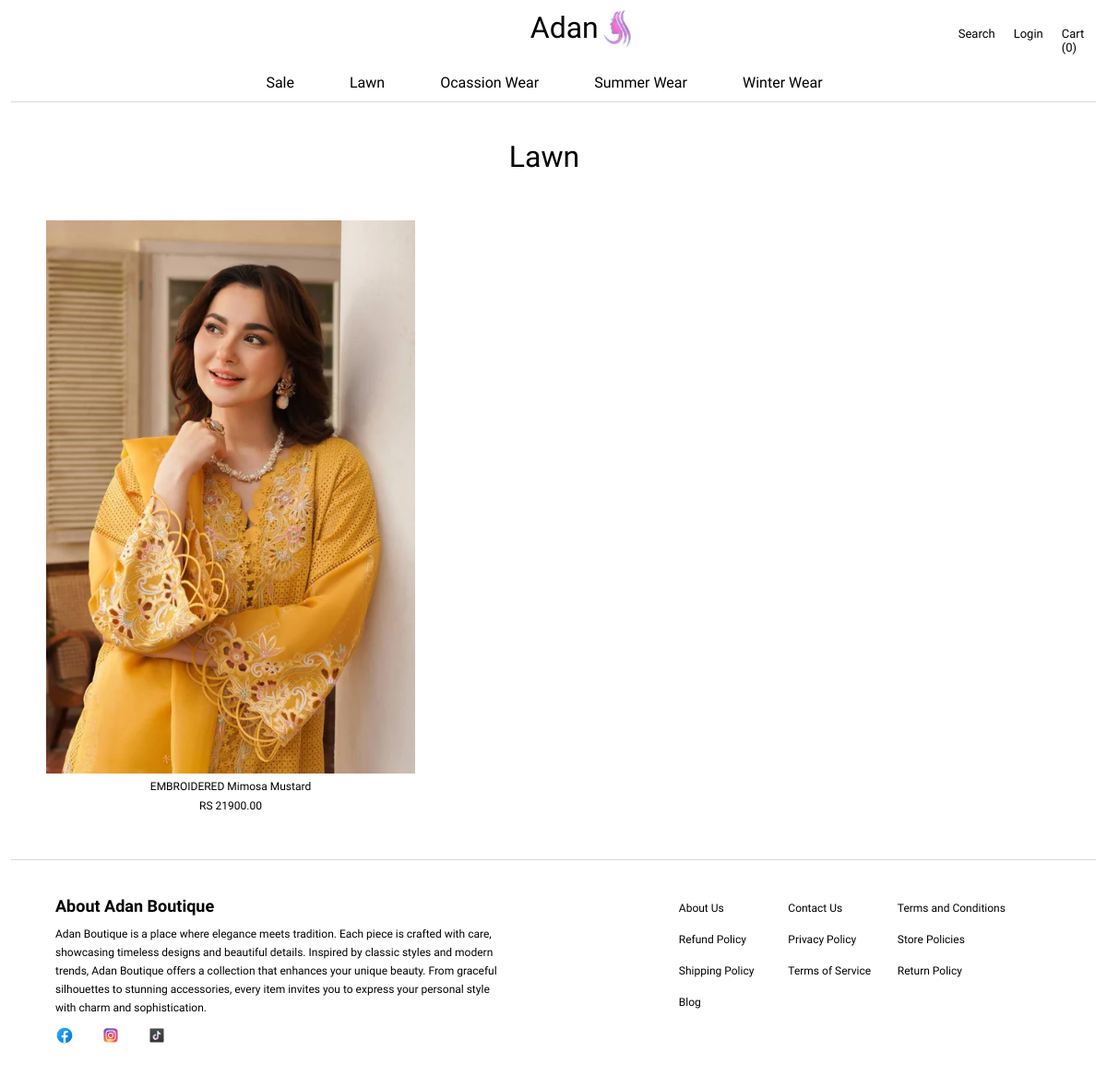
/adan/lawn, run on the app's committed database.
### products/models.py (models this page shows, shortened)
class Product(models.Model):
    name = models.CharField(max_length=255)
    description = models.TextField(blank=True)
    price = models.DecimalField(max_digits=10, decimal_places=2)
    discounted_price = models.DecimalField(max_digits=10, decimal_places=2, null=True, blank=True)
    stock = models.PositiveIntegerField()
    product_type = models.ForeignKey(ProductType, on_delete=models.CASCADE, related_name='products')
    is_on_sale = models.BooleanField(default=False)  # New field
    created_at = models.DateTimeField(auto_now_add=True)
    updated_at = models.DateTimeField(auto_now=True)

class ProductImage(models.Model):
    product = models.ForeignKey(Product, on_delete=models.CASCADE, related_name='images')
    image = models.ImageField(upload_to='products/')
    alt_text = models.CharField(max_length=255, blank=True)

### products/views.py (the view)
# urls.py: path('lawn', views.lawn, name = 'lawn'),
def lawn(request):
    lawn_products = Product.objects.filter(is_on_sale = False, product_type__name = 'Lawn')
    products_with_images = {
        product: product.images.all() for product in lawn_products
    }
    context = {
        'products_with_images': products_with_images,
    }
    return render(request, 'lawn.html', context)

### products/templates/lawn.html (shortened to what this page needs)
{% extends "layout.html" %}
{% block main %}
<div class="main">
    <div class="sectionHeading">
        <p>
            Lawn
        </p>
    </div>
    <div class="cardContainer">
        {% for product, images in products_with_images.items %}
        <div id='card-width' class="card">
            <div class="imgcontainer">
                {% if images %}
                    <img src="{{ images.1.image.url }}" alt="{{ images.1.alt_text }}">
                {% else %}
                    <img src="path/to/default/image.jpg" alt="No image available">
                {% endif %}
            </div>
            <div class="card-content">
                <p style = 'display: block'>{{ product.name }}</p>
                <p>RS {{ product.price }}</p>
            </div>
        </div>
        {% endfor %}
    </div>
</div>
{% endblock %}

### products/static/style/style.css (style rules this page uses)
* { padding: 0; margin: 0; box-sizing: border-box; font-family: "Julius Sans One", sans-serif; text-decoration: none; color: black; list-style: none; }
.main { width: calc(100vw - 20px); display: flex; flex-direction: column; justify-content: center; align-items: center; }
.cardContainer { width: calc(100vw - 20px); background-color: white; display: flex; padding: 50px; justify-content: space-between; flex-wrap: wrap; row-gap: 25px; column-gap: 10px; }
.card { width: 280px; text-align: center; overflow: hidden; }
.card img { width: 100%; object-fit: contain; transition: transform 5s ease; }
.card .imgcontainer { overflow: hidden; }
.card p { padding: 3px; font-size: 12px; display: inline; }
.sectionHeading { width: calc(100vw - 20px); text-align: center; padding-top: 40px; padding-bottom: 0px; font-size: xx-large; }
#card-width { width: 400px; }

### data on the page
Product: image (picture), name "EMBROIDERED Mimosa Mustard", price "21900.00"
